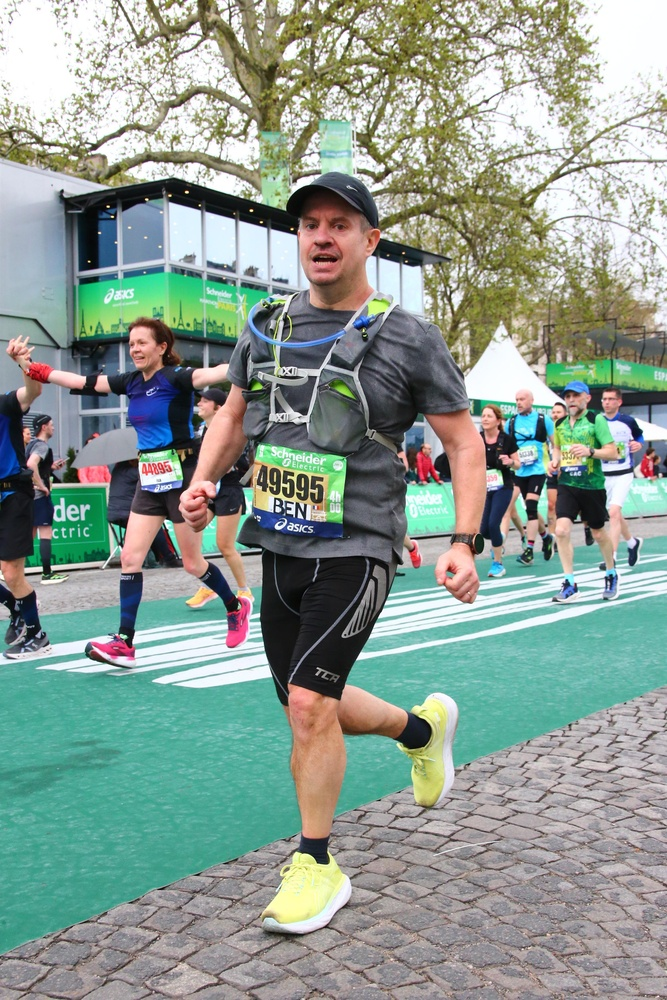
#> input picture computer-vision/facial-recognition/marathon.jpeg, 667 x 1000 px, shrunk from 2304 x 3456 before the run
$ jupyter execute facial_recog_1.ipynb   (shell and % lines are left out)
#> lines starting #> are read from the running program, lines starting #| are printed output that depends on the picture; after the words box and inside, x2 and y2 are one past the last pixel; in counts of white or black regions, pixels touching at a corner belong together
Récupération des fichiers cascade

[cell 1]
import cv2
import sys
from matplotlib import pyplot as plt

imagePath = r'marathon.jpeg'
# Récupération de fichiers préconfigurés : https://github.com/opencv/opencv/tree/3.4/data/haarcascades
cascadefile = "haarcascade_frontalface_default.xml"
classCascade = cv2.CascadeClassifier(cascadefile)
if classCascade.empty():
    print("Erreur : le fichier cascade n'a pas pu être chargé.")

un peu d'info sur https://docs.opencv.org/3.4/db/d28/tutorial_cascade_classifier.html

# Image a analyser

[cell 2]
image = cv2.imread(imagePath)
#> image is the input picture: shape (1000, 667, 3); mean B, G, R 146.4, 155.6, 140.5
plt.imshow(image)

# Récupération de l'image et conversion Greyscale

Transformations dans l'espace RVB telles que l'ajout / la suppression du canal alpha, l'inversion de l'ordre des canaux, la conversion vers / depuis la couleur RVB 16 bits (R5: G6: B5 ou R5: G5: B5), ainsi que la conversion vers / depuis l'échelle de gris en utilisant:

[cell 3]
gray = cv2.cvtColor(image, cv2.COLOR_BGR2GRAY)
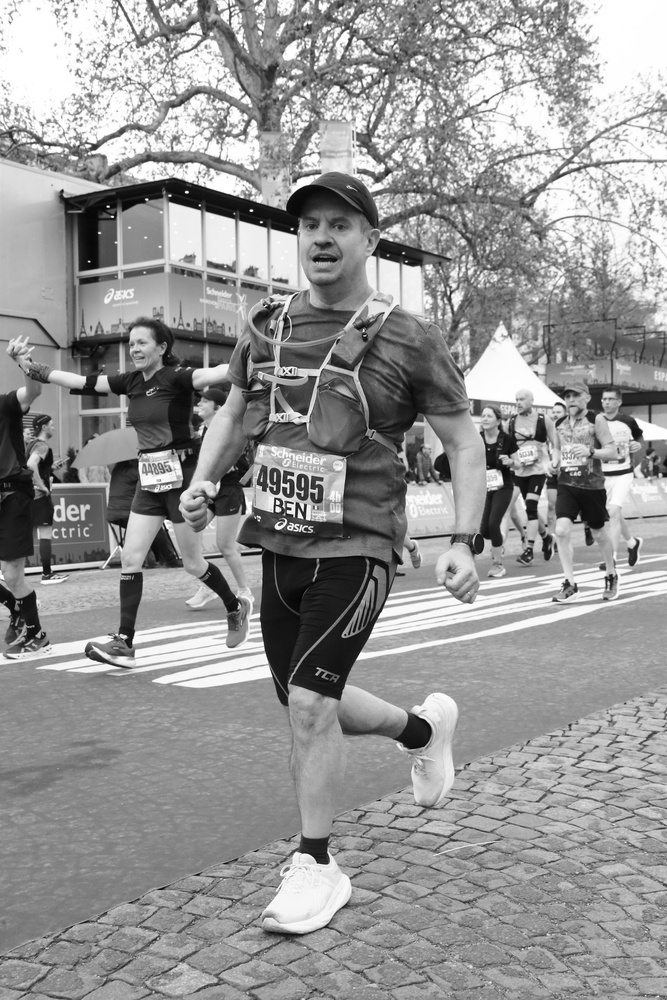
#> gray: shape (1000, 667); min 1, max 255, mean 150
plt.imshow(gray)

[cell 4]
faces = classCascade.detectMultiScale(
    gray,
    scaleFactor=1.1,
    minNeighbors=5,
    minSize=(30, 30),
    flags = cv2.CASCADE_SCALE_IMAGE
)
#> faces = [[120, 329, 39, 39], [287, 196, 75, 75]]
print("Il y a {0} visage(s).".format(len(faces)))
#| Il y a 2 visage(s).

[cell 5]
# Dessine des rectangles autour des visages trouvés
for (x, y, w, h) in faces:
    cv2.rectangle(image, (x, y), (x+w, y+h), (255, 0, 0), thickness=10)
#> this loop made 2 passes
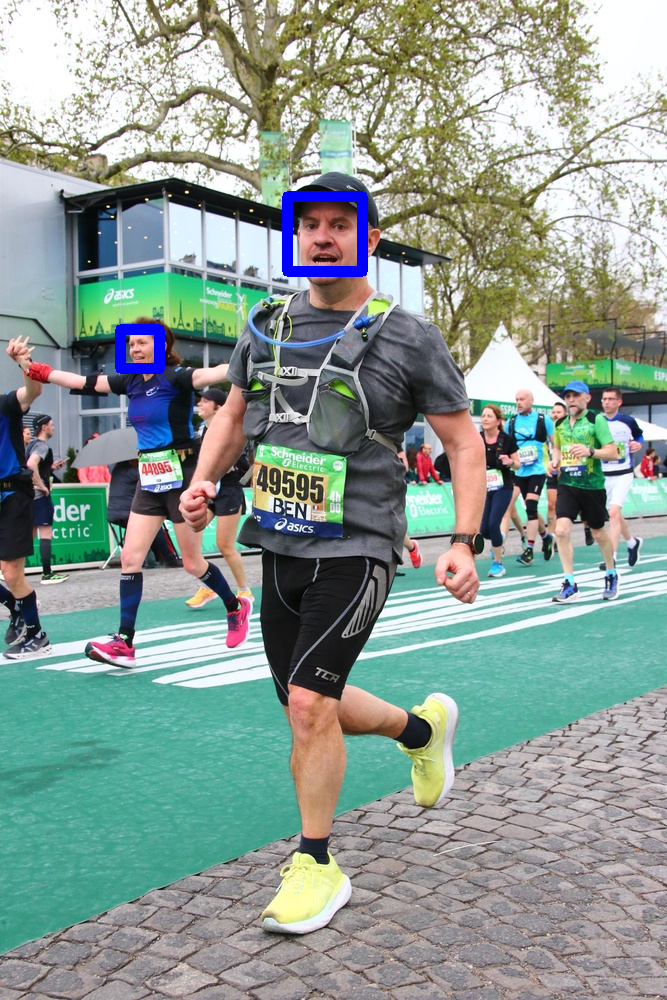
#> image: shape (1000, 667, 3); 0.74% of pixels changed, all inside (x1, y1, x2, y2) = (115, 191, 368, 374)

plt.imshow(image)

Aïe il y beaucoup de "visages" en trop semble-t-il

# Changeons de modèle

[cell 6]
image = cv2.imread(imagePath)
gray = cv2.cvtColor(image, cv2.COLOR_BGR2GRAY)
cascadefile = "haarcascade_frontalface_alt.xml"
classCascade = cv2.CascadeClassifier(cascadefile)
faces = classCascade.detectMultiScale(
    gray,
    scaleFactor=1.1,
    minNeighbors=5,
    minSize=(30, 30),
    flags = cv2.CASCADE_SCALE_IMAGE
)
#> faces = [[118, 327, 40, 40], [288, 197, 72, 72]]
print("Il y a {0} visage(s).".format(len(faces)))
#| Il y a 2 visage(s).
for (x, y, w, h) in faces:
    cv2.rectangle(image, (x, y), (x+w, y+h), (255, 0, 0), thickness=10)
#> this loop made 2 passes
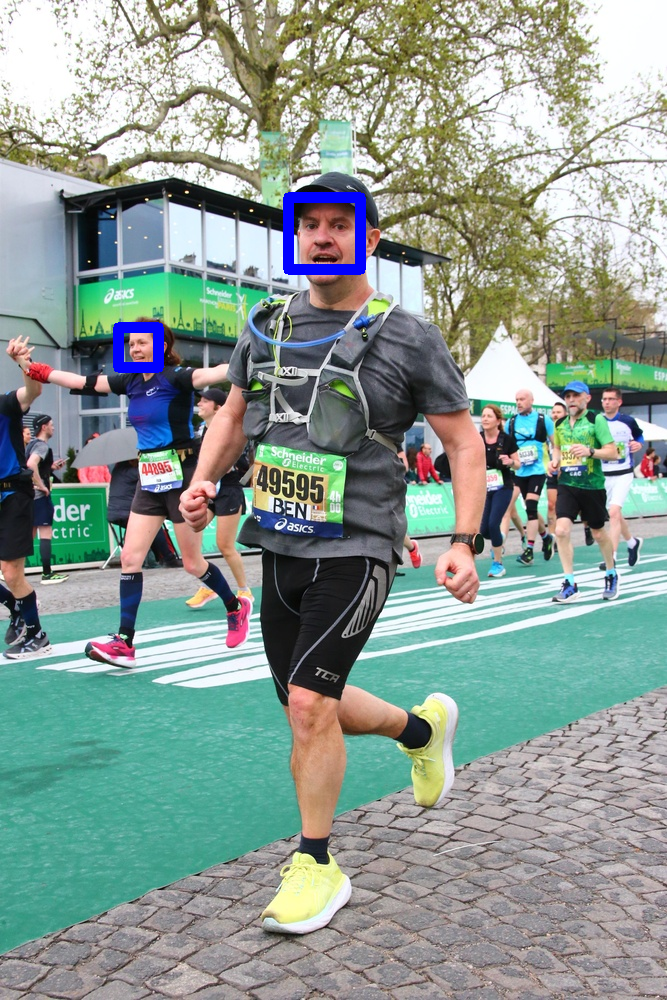
#> image: shape (1000, 667, 3); 0.73% of pixels changed, all inside (x1, y1, x2, y2) = (113, 192, 366, 373)

plt.imshow(image)

C'est bien mieux !

# Découpons le visage que nous avons trouvé

[cell 7]
# Sélectionner le plus grand visage
if len(faces) > 0:
    # Trouver le rectangle correspondant au plus grand visage
    largest_face = max(faces, key=lambda rect: rect[2] * rect[3])  # rect[2]*rect[3] = largeur * hauteur
#> largest_face = [288, 197, 72, 72]
    x, y, w, h = largest_face
#> x = 288; y = 197; w = 72; h = 72

    # Découper uniquement le visage
    largest_face_image = image[y:y+h, x:x+w]
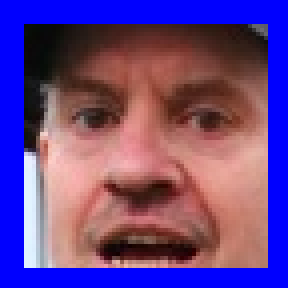
#> largest_face_image: shape (72, 72, 3) (shown 4 times larger); mean B, G, R 135.5, 68.7, 104.7

    # Afficher le plus grand visage
    plt.imshow(cv2.cvtColor(largest_face_image, cv2.COLOR_BGR2RGB))
    plt.axis('off')  # Supprimer les axes pour une meilleure visualisation
    plt.show()
else:
    print("Aucun visage détecté.")

... et sauvegardons le dans un fichier !

[cell 8]
i=0
for (x, y, w, h) in faces:
    cv2.imwrite('fichier_resultat_' + str(i) + '.jpg', image[y:y+h, x:x+w])
    i = i+1
#> this loop made 2 passes
#> (x, y, w, h, i) on passes 1 to 2: (118, 327, 40, 40, 1), (288, 197, 72, 72, 2)
#> pass 1, `cv2.imwrite('fichier_resultat_' + str(i) + '.jpg', image[y:y+h, x:x+w])`:
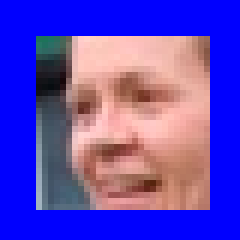
#> saved as fichier_resultat_0.jpg: shape (40, 40, 3) (shown 6 times larger); mean B, G, R 188, 70.9, 94.7
#> after the loop, i = 2

$ run again, with computer-vision/facial-recognition/image3.jpg copied over computer-vision/facial-recognition/marathon.jpeg
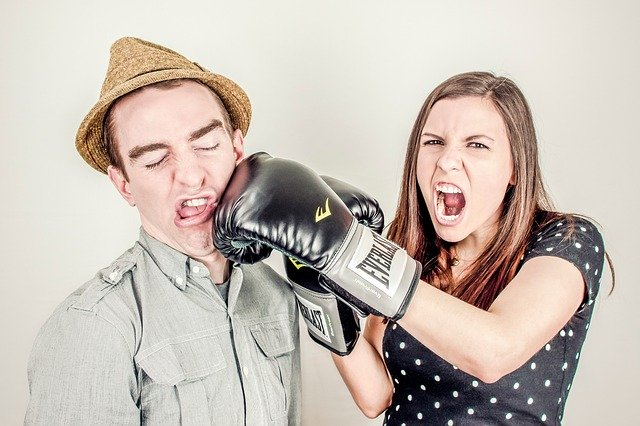
#> input picture computer-vision/facial-recognition/image3.jpg, 640 x 426 px
#> image is the input picture: shape (426, 640, 3); mean B, G, R 179.5, 188.4, 199
#> `faces = classCascade.detectMultiScale( gray, scaleFactor=1.1, minNeigh..`: faces = [[396, 101, 124, 124], [101, 88, 154, 154]]
#| Il y a 2 visage(s).
#> the loop `for (x, y, w, h) in faces:` made 2 passes
#> `faces = classCascade.detectMultiScale( gray, scaleFactor=1.1, minNeigh..`: faces = [[397, 102, 115, 115]]
#| Il y a 1 visage(s).
#> the loop `for (x, y, w, h) in faces:` made 1 pass
#> after the loop `for (x, y, w, h) in faces:`:
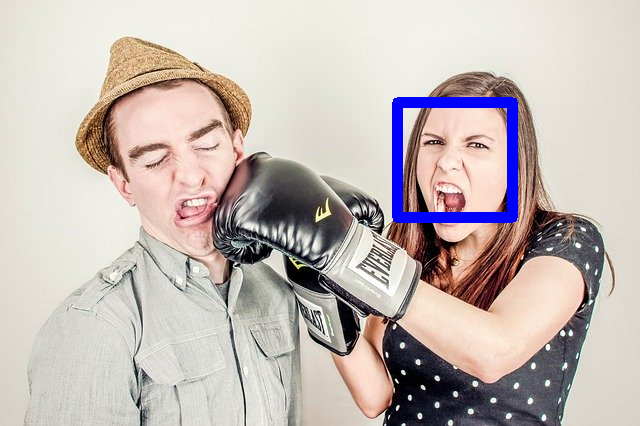
#> image: shape (426, 640, 3); 1.84% of pixels changed, all inside (x1, y1, x2, y2) = (392, 97, 518, 223)
#> largest_face = [397, 102, 115, 115]
#> `x, y, w, h = largest_face`: x = 397; y = 102; w = 115
#> `largest_face_image = image[y:y+h, x:x+w]`:
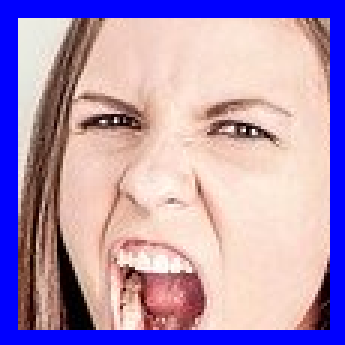
#> largest_face_image: shape (115, 115, 3) (shown 3 times larger); mean B, G, R 183.9, 148.2, 176.1
#> the loop `for (x, y, w, h) in faces:` made 1 pass
#> (x, y, w, h, i) on pass 1: (397, 102, 115, 115, 1)
#> after the loop `for (x, y, w, h) in faces:`: i = 1
